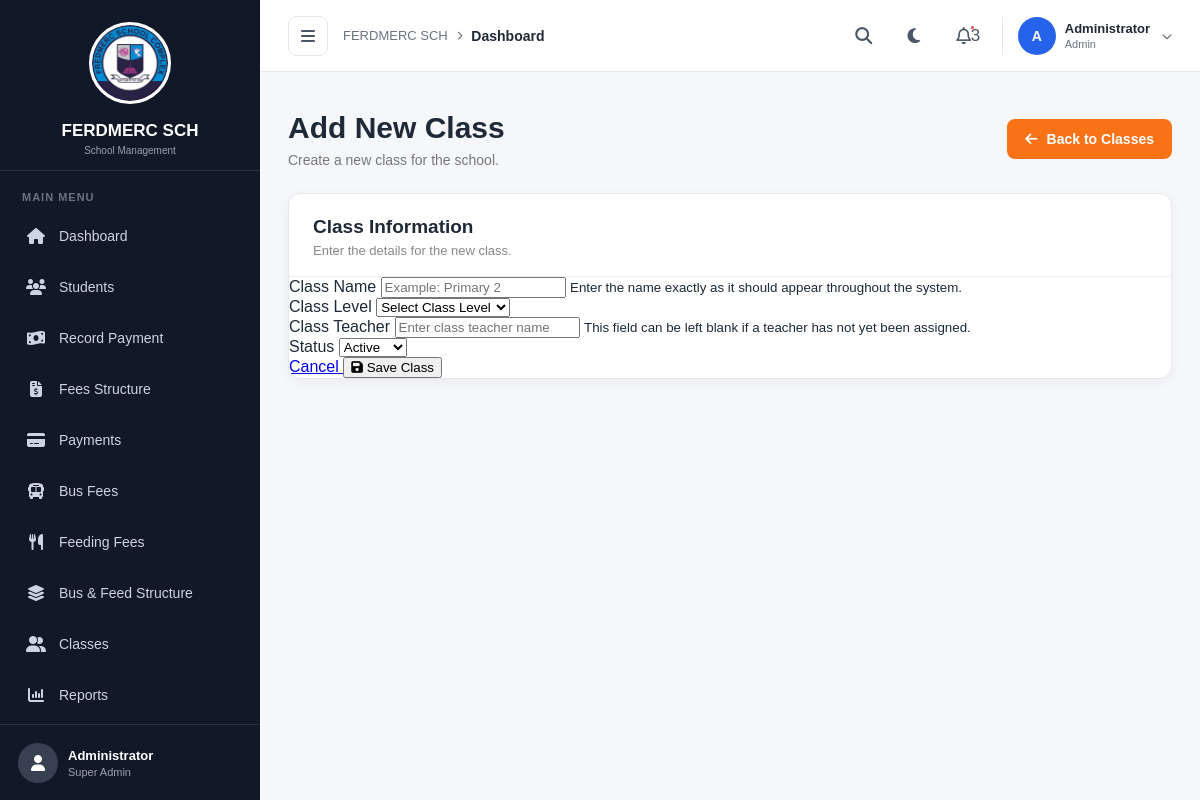
Page /classes/add/ (signed in) on the committed database.
### fees/models.py (models this page shows, shortened)
class SchoolSettings(models.Model):
    school_name = models.CharField(
        max_length=200,
        default="School Name"
    )
    logo = models.ImageField(
        upload_to="school/",
        blank=True,
        null=True
    )
    address = models.TextField(
        blank=True,
        null=True
    )
    phone = models.CharField(
        max_length=50,
        blank=True,
        null=True
    )
    email = models.EmailField(
        blank=True,
        null=True
    )
    academic_year = models.CharField(
        max_length=20,
        default="2026/2027"
    )
    school_motto = models.CharField(
        max_length=255,
        blank=True,
        null=True
    )

### fees/views.py (the view, shortened to what this page needs)
@login_required
@role_required("school_fees")
def add_class(request):
    return render(
        request,
        "fees/add_class.html"
    )

### fees/context_processors.py (called while the page is built)
def school_settings(request):
    settings = SchoolSettings.objects.first()
    if not settings:
        settings = SchoolSettings.objects.create()
    return {
        "school_settings": settings
    }

### fees/views.py (called while the page is built, shortened)
def role_required(*allowed_roles):
    def decorator(view_func):
        @wraps(view_func)
        def wrapper(request, *args, **kwargs):
            if request.user.is_superuser:
                return view_func(
                    request,
                    *args,
                    **kwargs
                )
        return wrapper
    return decorator

### templates/fees/add_class.html (shortened to what this page needs)
{% extends "fees/base.html" %}
{% load static %}
{% block extra_css %}
<link rel="stylesheet" href="{% static 'css/classes.css' %}">
{% endblock %}
{% block content %}
<div class="classes-page">
<div class="page-header">
    <div>
        <h1>Add New Class</h1>
        <p>
            Create a new class for the school.
        </p>
    </div>
    <a
        href="{% url 'classes' %}"
        class="add-class-btn"
    >
        <i class="fas fa-arrow-left"></i>
        <span>Back to Classes</span>
    </a>
</div>
<div class="classes-card class-form-card">
    <div class="card-heading">
        <div>
            <h2>
                Class Information
            </h2>
            <p>
                Enter the details for the new class.
            </p>
        </div>
    </div>
    <form
        method="POST"
        class="class-form"
    >
        <div class="form-group">
            <label for="name">
                Class Name
            </label>
            <input
                type="text"
                id="name"
                name="name"
                placeholder="Example: Primary 2"
                required
            >
            <small>
                Enter the name exactly as it should appear
                throughout the system.
            </small>
        </div>
        <div class="form-group">
            <label for="level">
                Class Level
            </label>
            <select
                id="level"
                name="level"
                required
            >
                <option value="">
                    Select Class Level
                </option>
            </select>
        </div>
        <div class="form-group">
            <label for="class_teacher">
                Class Teacher
            </label>
            <input
                type="text"
                id="class_teacher"
                name="class_teacher"
                placeholder="Enter class teacher name"
            >
            <small>
                This field can be left blank if a teacher
                has not yet been assigned.
            </small>
        </div>
        <div class="form-group">
            <label for="status">
                Status
            </label>
            <select
                id="status"
                name="status"
            >
                <option value="Active">
                    Active
                </option>
            </select>
        </div>
        <div class="form-actions">
            <a
                href="{% url 'classes' %}"
                class="cancel-btn"
            >
                Cancel
            </a>
            <button
                type="submit"
                class="save-class-btn"
            >
                <i class="fas fa-save"></i>
                Save Class
            </button>
        </div>
    </form>
</div>
</div>
{% endblock %}

### templates/fees/base.html (shortened to what this page needs)
{% load static %}
<!DOCTYPE html>
<html lang="en">
<head>
    <link
        rel="stylesheet"
        href="https://cdnjs.cloudflare.com/ajax/libs/font-awesome/6.5.2/css/all.min.css"
    >
    <link
        rel="stylesheet"
        href="{% static 'css/base.css' %}"
    >
    {% block extra_css %}{% endblock %}
</head>
<body>
<aside class="sidebar" id="sidebar">
    <div class="sidebar-logo">
        {% if school_settings.logo %}
            <div class="school-logo-image">
                <img
                    src="{{ school_settings.logo.url }}"
                    alt="{{ school_settings.school_name }}"
                >
            </div>
        {% else %}
            <div class="logo-icon">
                <i class="fa-solid fa-graduation-cap"></i>
            </div>
        {% endif %}
        <div class="logo-text">
            <h2>
                {{ school_settings.school_name|default:"Smart Fee" }}
            </h2>
            <span>
                School Management
            </span>
        </div>
    </div>
    <nav class="sidebar-nav">
        {% if request.user.is_superuser or request.user.profile.role == "administrator" %}
            <p class="menu-label">
                MAIN MENU
            </p>
            <a
                href="{% url 'home' %}"
                class="nav-item"
            >
                <i class="fas fa-home"></i>
                <span>
                    Dashboard
                </span>
            </a>
            <a
                href="{% url 'students' %}"
                class="nav-item"
            >
                <i class="fas fa-users"></i>
                <span>
                    Students
                </span>
            </a>
            <a
                href="{% url 'record_payment' %}"
                class="nav-item"
            >
                <i class="fas fa-money-bill-wave"></i>
                <span>
                    Record Payment
                </span>
            </a>
            <a
                href="{% url 'fees_structure' %}"
                class="nav-item"
            >
                <i class="fas fa-file-invoice-dollar"></i>
                <span>
                    Fees Structure
                </span>
            </a>
            <a
                href="{% url 'payments' %}"
                class="nav-item"
            >
                <i class="fas fa-credit-card"></i>
                <span>
                    Payments
                </span>
            </a>
            <a
                href="{% url 'bus_fees' %}"
                class="nav-item"
            >
                <i class="fas fa-bus"></i>
                <span>
                    Bus Fees
                </span>
            </a>
            <a
                href="{% url 'feeding_fees' %}"
                class="nav-item"
            >
                <i class="fas fa-utensils"></i>
                <span>
                    Feeding Fees
                </span>
            </a>
            <a
                href="{% url 'bus_fee_structure' %}"
                class="nav-item"
            >
                <i class="fas fa-layer-group"></i>
                <span>
                    Bus & Feed Structure
                </span>
            </a>
            <a
                href="{% url 'classes' %}"
                class="nav-item"
            >
                <i class="fas fa-user-group"></i>
                <span>
                    Classes
                </span>
            </a>
            <a
                href="{% url 'reports' %}"
                class="nav-item"
            >
                <i class="fas fa-chart-column"></i>
                <span>
                    Reports
                </span>
            </a>
        {% endif %}
    </nav>
    <div class="sidebar-footer">
        <div class="user-avatar">
            <i class="fa-solid fa-user"></i>
        </div>
        <div class="sidebar-user">
            {% if request.user.is_superuser %}
                <strong>
                    Administrator
                </strong>
                <span>
                    Super Admin
                </span>
            {% endif %}
        </div>
    </div>
</aside>
<div
    class="main-wrapper"
    id="mainWrapper"
>
    <header class="topbar">
        <div class="topbar-left">
            <button
                type="button"
                class="sidebar-toggle"
                id="sidebarToggle"
                onclick="toggleSidebar()"
            >
                <i class="fa-solid fa-bars"></i>
            </button>
            <div class="breadcrumb-area">
                <span class="breadcrumb-main">
                    {{ school_settings.school_name|default:"Smart Fee" }}
                </span>
                <i class="fa-solid fa-chevron-right"></i>
                <span class="breadcrumb-current">
                    {% block breadcrumb %}
                        Dashboard
                    {% endblock %}
                </span>
            </div>
        </div>
        <div class="topbar-right">
            <button
                type="button"
                class="topbar-icon"
                title="Search"
            >
                <i class="fa-solid fa-magnifying-glass"></i>
            </button>
            <button
                type="button"
                class="theme-toggle"
                id="themeToggle"
                onclick="toggleTheme()"
                title="Toggle Light/Dark Mode"
            >
                <i
                    class="fa-solid fa-moon"
                    id="themeIcon"
                ></i>
            </button>
            <button
                type="button"
                class="topbar-icon notification-btn"
                title="Notifications"
            >
                <i class="fa-regular fa-bell"></i>
                <span class="notification-dot">
                    3
                </span>
            </button>
            <div class="topbar-user">
                <div class="topbar-avatar">
                    {% if request.user.is_superuser %}
                        A
                    {% else %}
                        {{ request.user.username|first|upper }}
                    {% endif %}
                </div>
                <div class="topbar-user-info">
                    {% if request.user.is_superuser %}
                        <strong>
                            Administrator
                        </strong>
                        <span>
                            Admin
                        </span>
                    {% endif %}
                </div>
                <i
                    class="fa-solid fa-chevron-down user-arrow"
                ></i>
            </div>
        </div>
    </header>
    <main class="page-content">
        {% block content %}
        {% endblock %}
    </main>
</div>
</body>
</html>

### static/css/classes.css (style rules this page uses)
.classes-page { width: 100%; max-width: 1600px; margin: 0 auto; padding: 10px 0 40px; box-sizing: border-box; }
.classes-page .page-header { display: flex; align-items: center; justify-content: space-between; gap: 20px; margin-bottom: 25px; }
.classes-page .page-header h1 { margin: 0 0 6px; font-size: 30px; font-weight: 700; line-height: 1.2; }
.classes-page .page-header p { margin: 0; font-size: 14px; color: #777; }
.add-class-btn { display: inline-flex; align-items: center; justify-content: center; gap: 9px; padding: 12px 18px; background: #f97316; color: #fff; border-radius: 8px; text-decoration: none; font-size: 14px; font-weight: 600; transition: all 0.2s ease; }
.classes-card { background: #fff; border: 1px solid #e8e8e8; border-radius: 12px; box-shadow: 0 3px 12px rgba(0, 0, 0, 0.05); overflow: hidden; }
.card-heading { display: flex; align-items: center; justify-content: space-between; padding: 22px 24px 18px; border-bottom: 1px solid #eeeeee; }
.card-heading h2 { margin: 0 0 5px; font-size: 19px; font-weight: 700; }
.card-heading p { margin: 0; color: #888; font-size: 13px; }

### rows in the picture
SchoolSettings: logo (picture), school_name "FERDMERC SCH"
